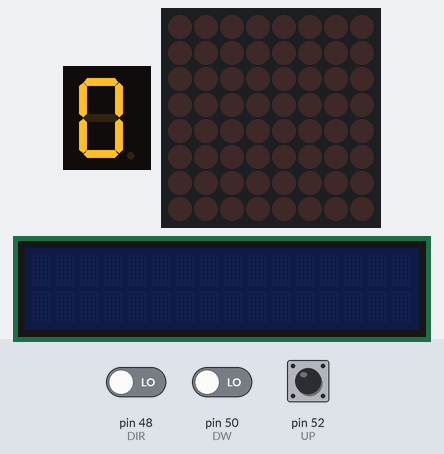
A sketch run on a simulated Arduino Mega 2560, built with avr-gcc and run on an emulated ATmega2560. Parts: 1-digit seven-segment display, 8×8 LED matrix, 16×2 character LCD. Wiring (inferred from the names in the program): 1-digit 7-segment display, segments lit when HIGH: segments pin 2, pin 3, pin 4, pin 5, pin 6, pin 7, pin 8; character LCD (HD44780): RS pin 12; E pin 13; data pin 9, pin 11, pin 23, pin 25. The inputs (shaded band) are chosen by the test bench; at power-on: pin 52 (UP) LOW, pin 50 (DW) LOW, pin 48 (DIR) LOW. The segment pins are drawn as the display they are named for.

Above: at 1.3 s.
1.4 s: pin 52 (UP) pulled HIGH for 0.3 s
At 1.82 s:
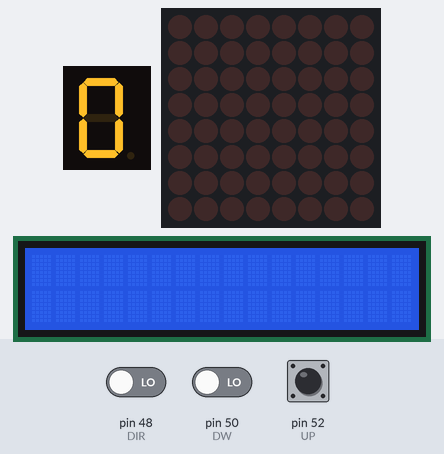
At 3.69 s:
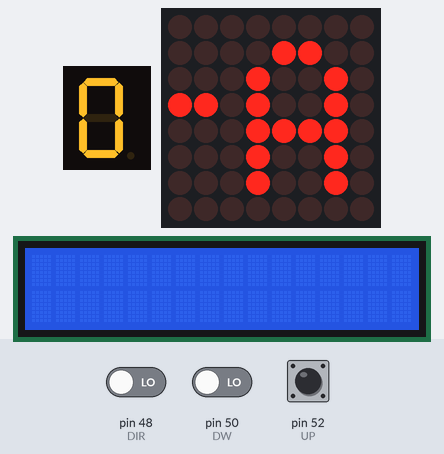
3.9 s: pin 50 (DW) driven HIGH
At 6.0 s:
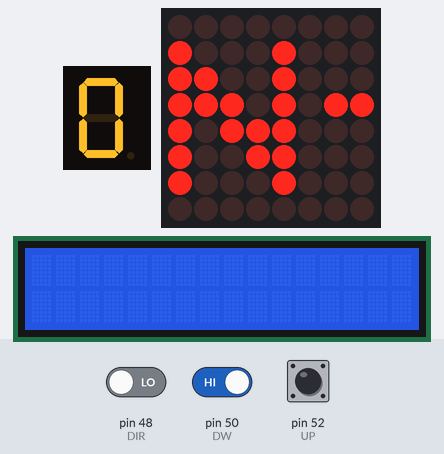
6.1 s: pin 50 (DW) driven LOW
8.3 s: pin 52 (UP) pulled HIGH for 1 s
10.8 s: pin 52 (UP) pulled HIGH for 0.3 s
13.2 s: pin 52 (UP) pulled HIGH for 1 s
At 15.99 s:
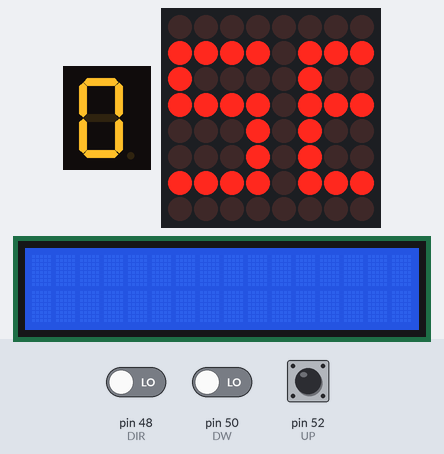

The sketch:

letrero.ino
```cpp
#include "LedControl.h"
LedControl ledControl = LedControl(51, 53, 49, 1); // LedControl(DIN, CLK, CS / LOAD, # de dispositivos (cantidad de modulos) de 1 a 8)

int filas[] = {24, 22, 2, 3, 4, 5, 6, 7}; // filas encienden con 0
int columnas[] = {8, 9, 10, 11, 12, 13, 23, 25}; // columnas encienden con 1

/*  LETRERO */
int UP = 52, DW = 50, DIR = 48;
boolean direccion = true;
int velocidadCartel = 250;
int posicionControlador = 106;
String letrero[8] {
  "000000000000000000000000000000000000000000000000000000000000000000000000000000000000000000000000000",
  "011111011110001000001111011110100101111011110111100000111101111011110111101111101111010001000000110",
  "000100010010011000001000010010100101001010010000100000100001000010000100000010001001011001000001001",
  "000100011110101011101000011110100101111010010001001110111101111010000100000010001001011101011101001",
  "000100010000001000001011011000100101000010010000100000000101000010000100000010001001010111000001111",
  "000100010000001000001001010100100101000010010100100000000101000010000100000010001001010011000001001",
  "000100010000001000001111010010111101000011110011000000111101111011110111101111101111010001000001001",
  "000000000000000000000000000000000000000000000000000000000000000000000000000000000000000000000000000"
};

void setup() {
  //Serial.begin(9600);
  inizializarMatrizDirecta();
  inicializarMatrizControlador();
  pinMode(UP, INPUT); // Botón Subir
  pinMode(DW, INPUT); // Botón Bajar
  pinMode(DIR, INPUT); // Botón Rapido/Lento
}

void loop() {
  if (digitalRead(DIR) == HIGH) {
    direccion = !direccion;
  }

  if (digitalRead(UP) == HIGH) {
    velocidadCartel -= 50;
    //Serial.println(velocidadCartel);
  }

  if (digitalRead(DW) == HIGH) {
    velocidadCartel += 50;
    //Serial.println(velocidadCartel);
  }

  delay(velocidadCartel);
  if (direccion == false) {
    moverCartelIZQ();
  } else  {
    moverCartelDCH();
  }
}

void inizializarMatrizDirecta() {
  for (int i = 0; i < 8; i++) {
    pinMode(columnas[i], OUTPUT);
  }
  for (int i = 0; i < 8; i++) {
    pinMode(filas[i], OUTPUT);
  }

  // Limpiar Matriz
  for (int i = 0; i < 8; i++) {
    digitalWrite(columnas[i], LOW);
  }
  for (int i = 0; i < 8; i++) {
    digitalWrite(filas[i], HIGH);
  }
}

void inicializarMatrizControlador() {
  ledControl.shutdown(0, false); // shutdown(# de dispositivo (indice), estado)
  ledControl.setIntensity(0, 15); // setIntensity(# de dispositivo (indice), intensidad de brillo del led de 0 a 15)
  ledControl.clearDisplay(0); // clearDisplay(# de dispositivo)
}

void encenderfilas(int valorColumna, int valor) {
  for (int valorFila = 0; valorFila < 8; valorFila++) {
    if (letrero[valorFila].charAt(valor) == '1') {
      ledControl.setLed(0, valorFila, valorColumna, true);
    } else {
      ledControl.setLed(0, valorFila, valorColumna, false);
    }
  }
}

void moverCartelIZQ() {
  for (posicionControlador; posicionControlador <= 98; posicionControlador++) {
    polarizar(posicionControlador - 8, posicionControlador - 1);

    encenderfilas(0, 0 + posicionControlador);
    encenderfilas(1, 1 + posicionControlador);
    encenderfilas(2, 2 + posicionControlador);
    encenderfilas(3, 3 + posicionControlador);
    encenderfilas(4, 4 + posicionControlador);
    encenderfilas(5, 5 + posicionControlador);
    encenderfilas(6, 6 + posicionControlador);
    encenderfilas(7, 7 + posicionControlador);

    if (posicionControlador == 98) {
      posicionControlador = -7;
    }

    posicionControlador++;
    return;
  }
}

void moverCartelDCH() {
  for (posicionControlador; posicionControlador >= -7; posicionControlador--) {
    polarizar (posicionControlador - 8, posicionControlador -1);

    encenderfilas(0, 0 + posicionControlador);
    encenderfilas(1, 1 + posicionControlador);
    encenderfilas(2, 2 + posicionControlador);
    encenderfilas(3, 3 + posicionControlador);
    encenderfilas(4, 4 + posicionControlador);
    encenderfilas(5, 5 + posicionControlador);
    encenderfilas(6, 6 + posicionControlador);
    encenderfilas(7, 7 + posicionControlador);

    if (posicionControlador == -7) {
      posicionControlador = 106;
    }

    posicionControlador--;
    return;
  }
}

void polarizar(int inicio, int fin) {
  int aux = 0;
  for (int posFila = 0; posFila < 8; posFila++) {
    digitalWrite(filas[posFila], LOW);

    for (int j = inicio; j <= fin; j++) {
      if (letrero[posFila].charAt(j) == '1') {
        digitalWrite(columnas[aux], HIGH);
      } else {
        digitalWrite(columnas[aux], LOW);
      }
      aux++;
    }

    delay(1);
    digitalWrite(filas[posFila], HIGH);
    aux = 0;
  }
}
```
